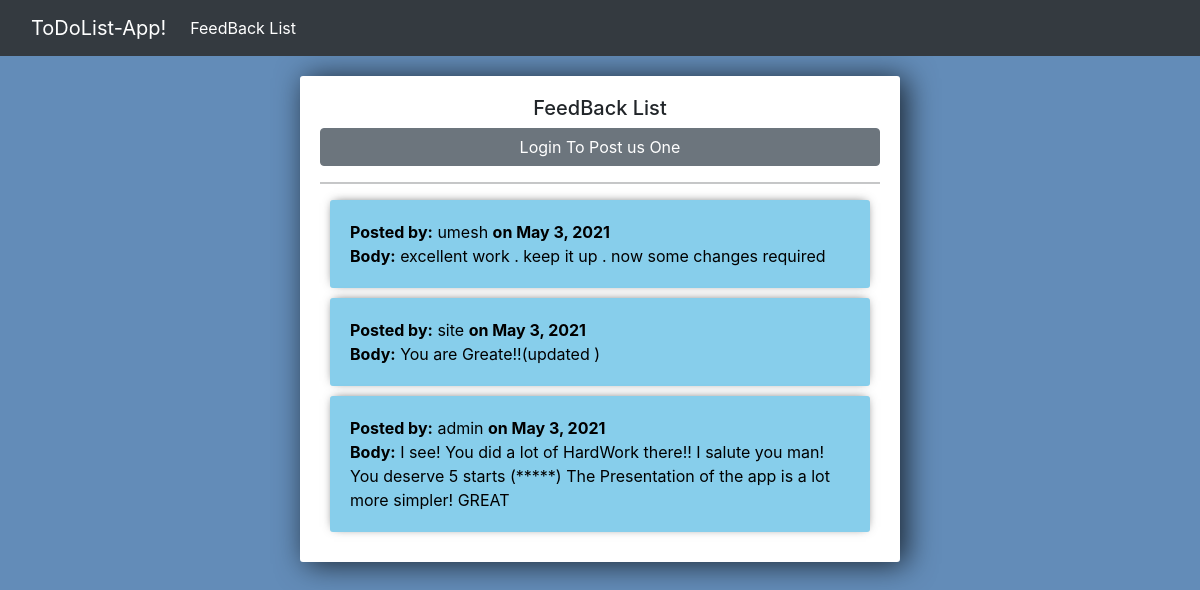
Page /list_feed/ on the earlier database version.
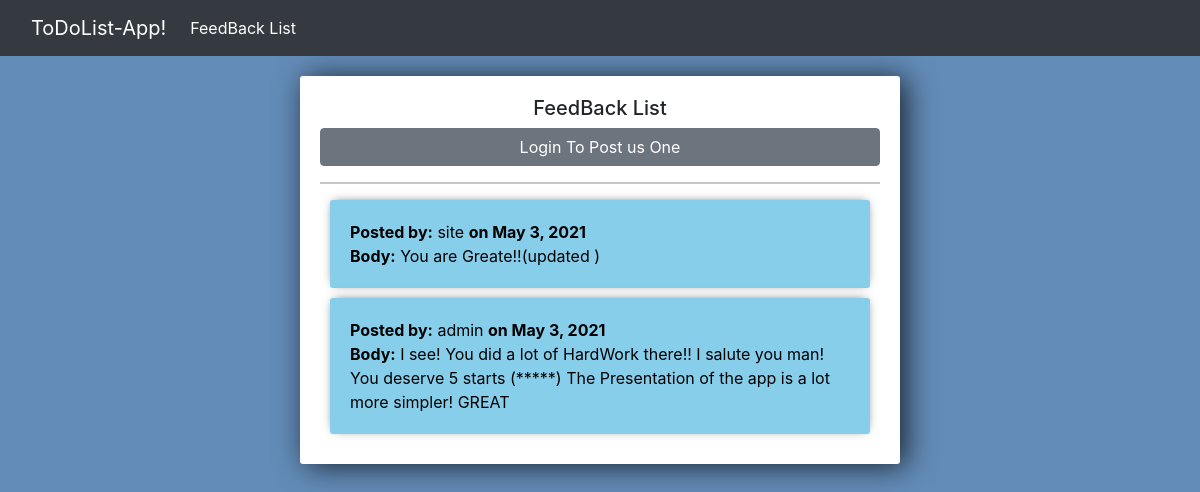
Same page on the later database version.
### members/models.py (models this page shows, shortened)
class FeedBack(models.Model):
	user = models.ForeignKey(User, on_delete=models.CASCADE)
	body = models.TextField()
	date = models.DateField(auto_now_add=True, blank=True, null=True)

### Feedback/views.py (the view, shortened to what this page needs)
# urls.py: path('list_feed/', views.Create, name='create-index'),
def Create(request):
	list_feed = FeedBack.objects.all().order_by('-id')
	form = CreateFeedBack(request.POST or None)
	template = render_to_string("email.html", {"user": request.user.username})
	return render(request, 'list.html', {'list_feed': list_feed, 'form': form})

### Feedback/templates/list.html
{% extends 'base.html' %}
{% block content %}
{% if user.is_authenticated %}
<div class="center-column">
<form method="POST" action="">
	{% csrf_token %}
	{{ form.as_p }}
	<input type="submit" value="Post Feedback" class="btn btn-info">
	<div class="d-grid gap-2">
		<a href="{% url 'index' %}" class="btn btn-secondary">Go Back</a>
	</div>
	<script>
		var name = "{{ user.id }}";
		document.getElementById('userid').value = name;
	</script>
</form>
<hr>
{% for item in list_feed %}
{% if item.user.id == request.user.id %}
<div class="item-row">
<style>
	.aligna{
		text-align: right;
	}
</style>
		<a href="{% url 'f_edit' item.id %}" class="btn btn-sm btn-dark">Edit</a> <a href="{% url 'delete-feed' item.id %}" class="btn btn-sm btn-danger">Delete</a><hr><font color="black"><b>You Posted this on {{ item.date }}</b><br>
		<b>Body:</b> {{ item.body }}</font>
	</div>
{% else %}
<div class="updated-item-row">
		<font color="black"><b>Posted by:</b> {{ item.user }} <b>on {{ item.date }}</b><br>
		<b>Body:</b> {{ item.body }}</font>
	</div>
	{% endif %}
	{% empty %}
	<center><h5>No FeedBacks Yet!!</h5></center>
	{% endfor %}
</div>
{% else %}
<div class="center-column">
	<center><h5>FeedBack List</h5></h5></center>
	<div class="d-grid gap-2">
		<a href="{% url 'login' %}" class="btn btn-secondary">Login To Post us One</a>
	</div><hr>
{% for item in list_feed %}
<div class="updated-item-row">
		<font color="black"><b>Posted by:</b> {{ item.user }} <b>on {{ item.date }}</b><br>
		<b>Body:</b> {{ item.body }}</font>
	</div>
	{% empty %}
	<center><h5>No FeedBacks Yet!!</h5></center>
	{% endfor %}
</div>
{% endif %}
{% endblock %}

Differences in the rows shown:
removed FeedBack: user "umesh", date "May 3, 2021", body "excellent work . keep it up . now some changes required"
